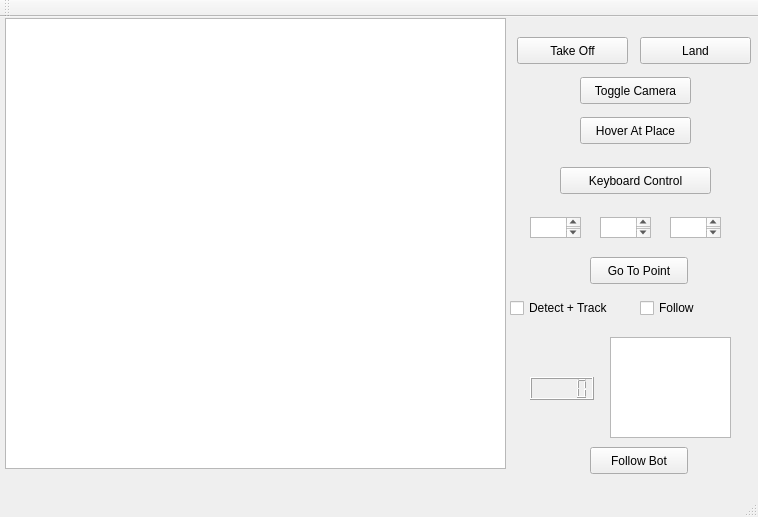
<?xml version="1.0" encoding="UTF-8"?>
<ui version="4.0">
 <class>quadGUI</class>
 <widget class="QMainWindow" name="quadGUI">
  <property name="geometry">
   <rect>
    <x>0</x>
    <y>0</y>
    <width>758</width>
    <height>517</height>
   </rect>
  </property>
  <property name="windowTitle">
   <string>quadGUI</string>
  </property>
  <widget class="QWidget" name="centralWidget">
   <widget class="QGraphicsView" name="graphicsView">
    <property name="geometry">
     <rect>
      <x>5</x>
      <y>1</y>
      <width>501</width>
      <height>451</height>
     </rect>
    </property>
   </widget>
   <widget class="QPushButton" name="takeoffButton">
    <property name="geometry">
     <rect>
      <x>517</x>
      <y>20</y>
      <width>111</width>
      <height>27</height>
     </rect>
    </property>
    <property name="text">
     <string>Take Off</string>
    </property>
   </widget>
   <widget class="QPushButton" name="landButton">
    <property name="geometry">
     <rect>
      <x>640</x>
      <y>20</y>
      <width>111</width>
      <height>27</height>
     </rect>
    </property>
    <property name="text">
     <string>Land</string>
    </property>
   </widget>
   <widget class="QPushButton" name="hoverButton">
    <property name="geometry">
     <rect>
      <x>580</x>
      <y>100</y>
      <width>111</width>
      <height>27</height>
     </rect>
    </property>
    <property name="text">
     <string>Hover At Place</string>
    </property>
   </widget>
   <widget class="QPushButton" name="togglecameraButton">
    <property name="geometry">
     <rect>
      <x>580</x>
      <y>60</y>
      <width>111</width>
      <height>27</height>
     </rect>
    </property>
    <property name="text">
     <string>Toggle Camera</string>
    </property>
   </widget>
   <widget class="QPushButton" name="keyboardButton">
    <property name="geometry">
     <rect>
      <x>560</x>
      <y>150</y>
      <width>151</width>
      <height>27</height>
     </rect>
    </property>
    <property name="text">
     <string>Keyboard Control</string>
    </property>
   </widget>
   <widget class="QPlainTextEdit" name="xvalText">
    <property name="geometry">
     <rect>
      <x>530</x>
      <y>200</y>
      <width>51</width>
      <height>21</height>
     </rect>
    </property>
   </widget>
   <widget class="QPlainTextEdit" name="yvalText">
    <property name="geometry">
     <rect>
      <x>600</x>
      <y>200</y>
      <width>51</width>
      <height>21</height>
     </rect>
    </property>
   </widget>
   <widget class="QPlainTextEdit" name="zvalText">
    <property name="geometry">
     <rect>
      <x>670</x>
      <y>200</y>
      <width>51</width>
      <height>21</height>
     </rect>
    </property>
   </widget>
   <widget class="QPushButton" name="gotoButton">
    <property name="geometry">
     <rect>
      <x>590</x>
      <y>240</y>
      <width>98</width>
      <height>27</height>
     </rect>
    </property>
    <property name="text">
     <string>Go To Point</string>
    </property>
   </widget>
   <widget class="QPushButton" name="followButton">
    <property name="geometry">
     <rect>
      <x>590</x>
      <y>430</y>
      <width>98</width>
      <height>27</height>
     </rect>
    </property>
    <property name="text">
     <string>Follow Bot</string>
    </property>
   </widget>
   <widget class="QListWidget" name="detectList">
    <property name="geometry">
     <rect>
      <x>610</x>
      <y>320</y>
      <width>121</width>
      <height>101</height>
     </rect>
    </property>
   </widget>
   <widget class="QLCDNumber" name="botLCD">
    <property name="geometry">
     <rect>
      <x>530</x>
      <y>360</y>
      <width>64</width>
      <height>23</height>
     </rect>
    </property>
   </widget>
   <widget class="QCheckBox" name="detectCheck">
    <property name="geometry">
     <rect>
      <x>510</x>
      <y>280</y>
      <width>121</width>
      <height>22</height>
     </rect>
    </property>
    <property name="text">
     <string>Detect + Track</string>
    </property>
   </widget>
   <widget class="QCheckBox" name="followCheck">
    <property name="geometry">
     <rect>
      <x>640</x>
      <y>280</y>
      <width>97</width>
      <height>22</height>
     </rect>
    </property>
    <property name="text">
     <string>Follow</string>
    </property>
   </widget>
   <widget class="QLabel" name="imgLabel">
    <property name="geometry">
     <rect>
      <x>6</x>
      <y>6</y>
      <width>501</width>
      <height>441</height>
     </rect>
    </property>
    <property name="text">
     <string/>
    </property>
   </widget>
  </widget>
  <widget class="QMenuBar" name="menuBar">
   <property name="geometry">
    <rect>
     <x>0</x>
     <y>0</y>
     <width>758</width>
     <height>25</height>
    </rect>
   </property>
  </widget>
  <widget class="QToolBar" name="mainToolBar">
   <attribute name="toolBarArea">
    <enum>TopToolBarArea</enum>
   </attribute>
   <attribute name="toolBarBreak">
    <bool>false</bool>
   </attribute>
  </widget>
  <widget class="QStatusBar" name="statusBar"/>
 </widget>
 <layoutdefault spacing="6" margin="11"/>
 <resources/>
 <connections/>
</ui>
